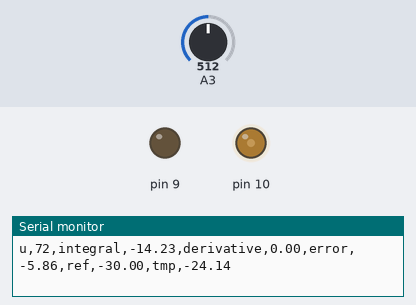
Bench run of a sketch on a simulated Arduino Uno, built with avr-gcc and run on an emulated ATmega328P. On the bench: output pins drawn as LEDs (lit = HIGH), the last lines printed to the serial monitor. The inputs (shaded band) are chosen by the test bench; at power-on: A3 = 512.

Above: at 1.08 s.
At 2.63 s:
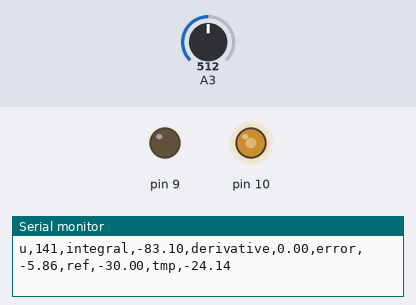
At 4.1 s:
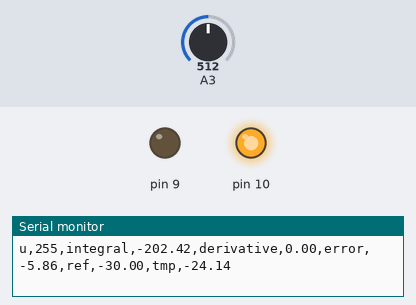
Timing chart, 0 to 5.6 s (numbered marks = the images above):
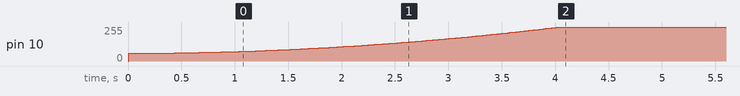

The sketch:

Sensor2.ino
```cpp
#include "MRAC.h"
#include"PWMdriver.h"
double am = 1; double gamma =1; double lambda = 1; double r = 1;

double tmpRTD = 0;
class MRAC mrac(am,gamma,lambda,r);
class PWMdriver PWM(10,9,0,0);
void setup() {
	Serial.begin(37800);
	PWM.begin();
  pinMode(A0,INPUT);
	pinMode(A3,INPUT);
	pinMode(A2,INPUT);
  PWM.set_control(-1,255 );
  tmpRTD = ((double)(analogRead(A3)-518)/1023*100 - 23);
}


double alfa2 = 0.4;

double alfa= 0.9;

double up_in = 0;
//double up = 0;
int dir = 0;
double light = 0;

double t = 0;
double derivative = 0;
double integral = 0;
double prevError = 0;
double ref = -10;
double Kp = 10; double Kd = 0; double Ki = 0.08;
int u = 0;
void loop() {
  /*
  //PWM.set_control(-1,255 );
  //light = light + alfa2*(analogRead(A2) - light);
  double meas = ((double)(analogRead(A3)-518)/1023*100 - 23);
  tmpRTD = tmpRTD + alfa*(meas - tmpRTD);
  //Serial.println(tmpRTD);


  //if (millis()>20000){mrac2.derivativeCalculation(tmp,-20);}
  //else {mrac2.derivativeCalculation(tmp,-10);}
  //ref = 4*sin((double)millis()/1000) + 2.3*sin((double)millis()/1500) ;
	ref = -5;
	up_in = getCurrentMeas();
	mrac.printStates();
	double uph = mrac.getU();
  mrac.mainCalculations(tmpRTD,0 );

  	if (uph>0){dir = 1; uph = min(255,uph*2);}
  	else{dir = -1; uph = -max(-255,uph*2);}
  	PWM.set_control(dir,uph );
  */

  //ref = (sin((double) millis()/2500)*5 -5);

  ref = -30;
  double dt = (millis() - t)/1000;
  double meas = ((double)(analogRead(A3) - 511)/1023*100 - 24.24);
  if(abs(meas-tmpRTD)<4 ) {  tmpRTD = tmpRTD + alfa*(meas - tmpRTD);};

  //tmpRTD = meas;
  double error = ref - tmpRTD;
  derivative = (error - prevError)/dt;
  integral = integral + dt*error*1.0;
  if (integral>0){ integral = min(250.0/Ki,integral);}
  else {integral = max (-250.0/Ki,integral);}
  double alfa3 = 1;
  //u = u + round(alfa3*(round(Kp*error + Ki*integral + Kd*derivative) - u));
  prevError = error;
  u = (int)(Kp*error + Ki*integral + Kd*derivative);
  //if(u>0){ u = min(u,255);} else{u = max(u,-255);}

  if (u>0){dir = 1; u = min(255,u);}
  else{dir =  -1; u = -max(-255,u);}
  PWM.set_control(dir,u );
  Serial.print("u,");
  Serial.print(u);
  Serial.print(",integral,");
  Serial.print(integral*Ki);
  Serial.print(",derivative,");
  Serial.print(derivative*Kd);
  Serial.print(",error,");
  Serial.print(error);
  Serial.print(",ref,");
  Serial.print(ref);
  Serial.print(",tmp,");
  Serial.println(tmpRTD);
  delay(5);


 //PWM.set_control( 1,255);
 //double meas = ((double)(analogRead(A3) - 511)/1023*100 - 24.24);
 //Serial.println(meas);
 /*
  for(int i = 0; i<255; i+=10){
    double meas = ((double)(analogRead(A3) - 511)/1023*100 - 24.24);
    PWM.set_control(-1,i);
    Serial.print(i);
    Serial.print(" : ");
    Serial.println(meas);
    delay(200);


  }
  */

}


double getCurrentMeas(){
  int x = analogRead(A0);
  double pwm = (1.2244*pow(x,3))/1000000 - (1.4089*pow(x,2))/1000 + 0.70477*x -11.6520;
  return pwm/255*1.2 + 0.04;
}
```

MRAC.cpp
```cpp
 #include "MRAC.h"

void 	MRAC::epsilonCalc(){
	double m = 1.0;
	double zhat = 0.0;
	for (int i =0 ;i<4; i++){
		m = m + phip[i]*phip[i];
		zhat = zhat + theta[i]*phip[i];
	}
	double epsilonUnormalized = z - zhat;
	epsilon = epsilonUnormalized/m;

}

void MRAC::dthetaCalc(double *dtheta){

	for(int i = 0; i<4; i++){
		dtheta[i] = gamma*epsilon*phip[i];
	}

}

void MRAC::dphipCalc(double *dphip){


    dphip[0]  = -am*phip[0]   + km*w[0];
    dphip[1]  = -am*phip[1]   + km*w[1];
    dphip[2]  = -am*phip[2]   + km*yp;

}

void MRAC::dwCalc(double *dw){
	dw[0] = -lambda*w[0] + upIn;
	dw[1] = -lambda*w[1] + yp;
}

double MRAC::dzCalc(){
	double dz = -am*z + km*upIn;
	return dz;
}
double MRAC::dymCalc(){
	double dym = -am*ym + km*r;
	return dym;
}

void MRAC::dypSimCalc(double *dypSim){
    double a1 = 1.0; double a0 = 1.0;
    dypSim[0] = ypSim[1];
    dypSim[1] = up - a1*ypSim[1] - a0*ypSim[0];
}

double MRAC::getU(){
		return up;
}

void MRAC::mainCalculations(double tmp,double up_in){
	r = -10.00;
	//r = (sin((double) millis()/2500)*15-15);

	//yp = ypSim[0];
	yp = tmp;
	upIn = up;
	double dtheta[4] = {0.0,0.0,0.0,0.0};
	double dphip [4] = {0.0,0.0,0.0,0.0};
	double dw [2]    = {0.0,0.0};
	double dz = 0;
	double dym =0 ;
	up = theta[0]*w[0] + theta[1]*w[1] + theta[2]*yp + theta[3]*r;
	//up =sin((double) t/500)*5;
	epsilonCalc();

	dthetaCalc(dtheta);

	dphipCalc(dphip);

	dwCalc(dw);

	dz = dzCalc();

	dym = dymCalc();

	double dypSim[2] = {0.0,0.0}; dypSimCalc(dypSim);

	double dt = (millis()-t)/1000;

	theta[0] = theta[0] + dt*dtheta[0]; theta[1] = theta[1] + dt*dtheta[1];
	theta[2] = theta[2] + dt*dtheta[2]; theta[3] = theta[3] + dt*dtheta[3];

	phip[0] = phip[0] + dt*dphip[0]; phip[1] = phip[1] + dt*dphip[1];
	phip[2] = phip[2] + dt*dphip[2]; phip[3] = yp;
	w[0] = w[0] + dt*dw[0]; w[1] = w[1] + dt*dw[1];
	ypSim[0] = ypSim[0] + dt*dypSim[0];
	ypSim[1] = ypSim[1] + dt*dypSim[1];
	z = z + dt*dz;
	ym = ym + dt*dym;
	t = millis();
}

MRAC::MRAC(double am, double gamma, double lambda,double r ){
	this -> am = am;
	this -> gamma  = gamma;
	this -> lambda = lambda;
	this -> r = r;
}

void MRAC::printStates(){
	Serial.print("z,"); Serial.print(z);
	Serial.print(",epsilon,"); Serial.print(epsilon);
	Serial.print(",yp,"); Serial.print(yp);
	Serial.print(",t,"); Serial.print(t);
	Serial.print(",ym,"); Serial.print(ym);
	Serial.print(",up,"); Serial.print(up);
	Serial.print(",upIn,"); Serial.print(upIn);
	Serial.print(",r,"); Serial.print(r);
	Serial.print(",theta,[");
	for(int i = 0; i<4; i++){
		Serial.print(theta[i]);
		if (i == 3){Serial.print("]");break;}
		Serial.print(";");
	}
	Serial.print(",phip,[");
	for(int i = 0; i<4; i++){
		Serial.print(phip[i]);
		if (i == 3){Serial.print("]");break;}
		Serial.print(";");
	}
	Serial.print(",w,[");
	for(int i = 0; i<2; i++){
		Serial.print(w[i]);
		if (i == 1){Serial.print("]");break;}
		Serial.print(";");
	}
	Serial.print(",ypSim,[");
	for(int i = 0; i<2; i++){
		Serial.print(ypSim[i]);
		if (i == 1){Serial.println("]");break;}
		Serial.print(";");
	}
}
```

MRAC.h
```cpp
#if (ARDUINO >= 100)
 #include "Arduino.h"
#else
 #include "WProgram.h"
#endif


class MRAC{
private:
	double am = 0; double gamma = 0.0; double lambda = 0.0;
	double theta [4] = {2.2600,0.9500,0.5600 ,-1.0800}; //{5.7300,1.0800,1.4700,-1.9100};
	//double theta [4] = {5.7300,1.0800,1.4700,-1.9100};
	double z = 0.0;
	double epsilon = 0;
	double w [2] = {0.0,0.0};
	double yp = 0.0;
	double ypSim[2] = {0.0,0.0};
	double ym = 0.0;
	double phip[4] ={0.0,0.0,0.0,0.0};
	double up = 0.0;
	double r = 0.0;
	double upIn = 0.0;
	double km = 1.0;
	void 	epsilonCalc();
	void 	dthetaCalc(double *dtheta);
	void 	dphipCalc(double *dphip);
	void 	dwCalc(double *dw);
	double 	dzCalc();
	double 	dymCalc();
	void dypSimCalc(double *dypSim);

	double t = 0;
public:
	void mainCalculations(double tmp, double up_in);
	MRAC(double am, double gamma, double lambda,double r);
	void printStates();
	double getU();


};
```

PWMdriver.cpp
```cpp
 #include "PWMdriver.h"


PWMdriver::PWMdriver(int en1Pin, int en2Pin, int duty,int direction) {
  en1 = en1Pin;
  en2 = en2Pin;
  D = duty;
  dir = direction;
}

void PWMdriver::activate(){
	switch (dir){
		case 1:
			digitalWrite(en1, LOW);
			analogWrite(en2, D);
			return;
		case -1:
			analogWrite(en1, D);
			digitalWrite(en2, LOW);
			return;
		case 0:
			digitalWrite(en1, LOW);
			digitalWrite(en2, LOW);
			return;
	}

}

void PWMdriver::begin(){
	pinMode(en1,OUTPUT);
	pinMode(en2,OUTPUT);

	digitalWrite(en1, LOW);
	digitalWrite(en2, LOW);
}


void PWMdriver::set_Duty_Cycle(int duty){
	D = duty;
	activate();
}

int PWMdriver::get_Duty_Cycle(){
	return D;
}

int PWMdriver::get_En1(){
	return en1;
}

int PWMdriver::get_En2(){
	return en2;
}

void PWMdriver::set_Dir(int direction){
	dir = direction;
	activate();

}

void PWMdriver::set_control(int direction, int duty){
	dir = direction;
	D = duty;
	activate();
}
```

PWMdriver.h
```cpp
#if (ARDUINO >= 100)
 #include "Arduino.h"
#else
 #include "WProgram.h"
#endif

class PWMdriver{
private:
	int en1;
	int en2;
	int D;
	int dir;
	void activate();
public:
	PWMdriver(int en1Pin, int en2Pin, int duty, int direction );
	void begin();

	void set_Duty_Cycle(int duty);
	int get_Duty_Cycle();

	int get_En1();
	int get_En2();
	void set_Dir(int direction);

	void set_control(int direction, int duty);
};
```

Measured:
- by itself, pin 10: moves from 0/255 to 255/255 over 4.0 s
